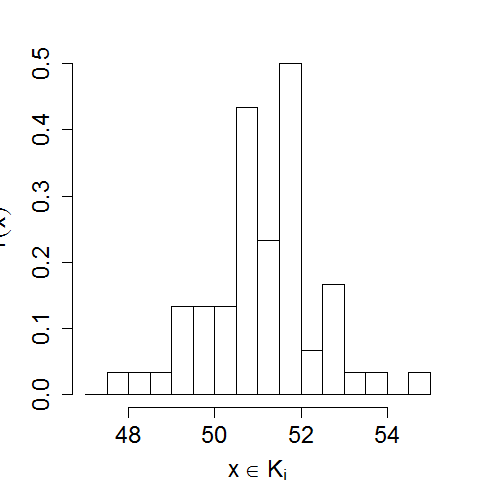

Source code (R):
# setting up the axis label size and margin (bottom, left, top, right)
par(cex.lab = 1.5, mai = c(b = 1, l = 1, t = 0.7, r = 0.5))

# histogram with relative frequencies with manual setting of intervals
hist(nhtemp, freq = F, breaks = seq(from = 47, to = 55, by = 0.5), main = "", ylab = expression(hat(f)(x)), xlab = expression(x %in% 
                                                                                                                                K[i])) 
